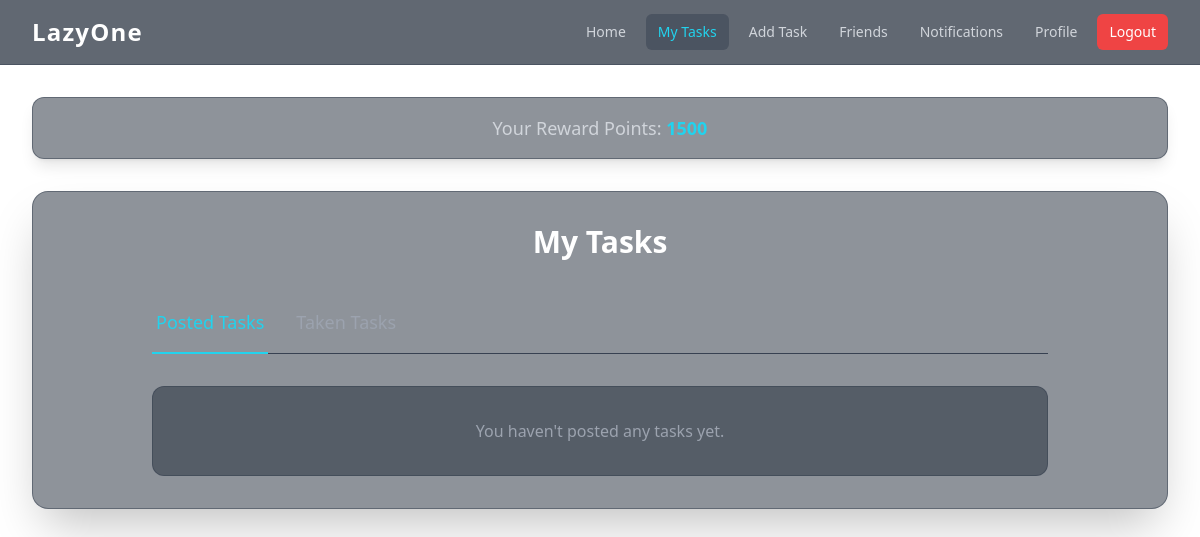
Before: /my_tasks/ (signed in) with the older database file.
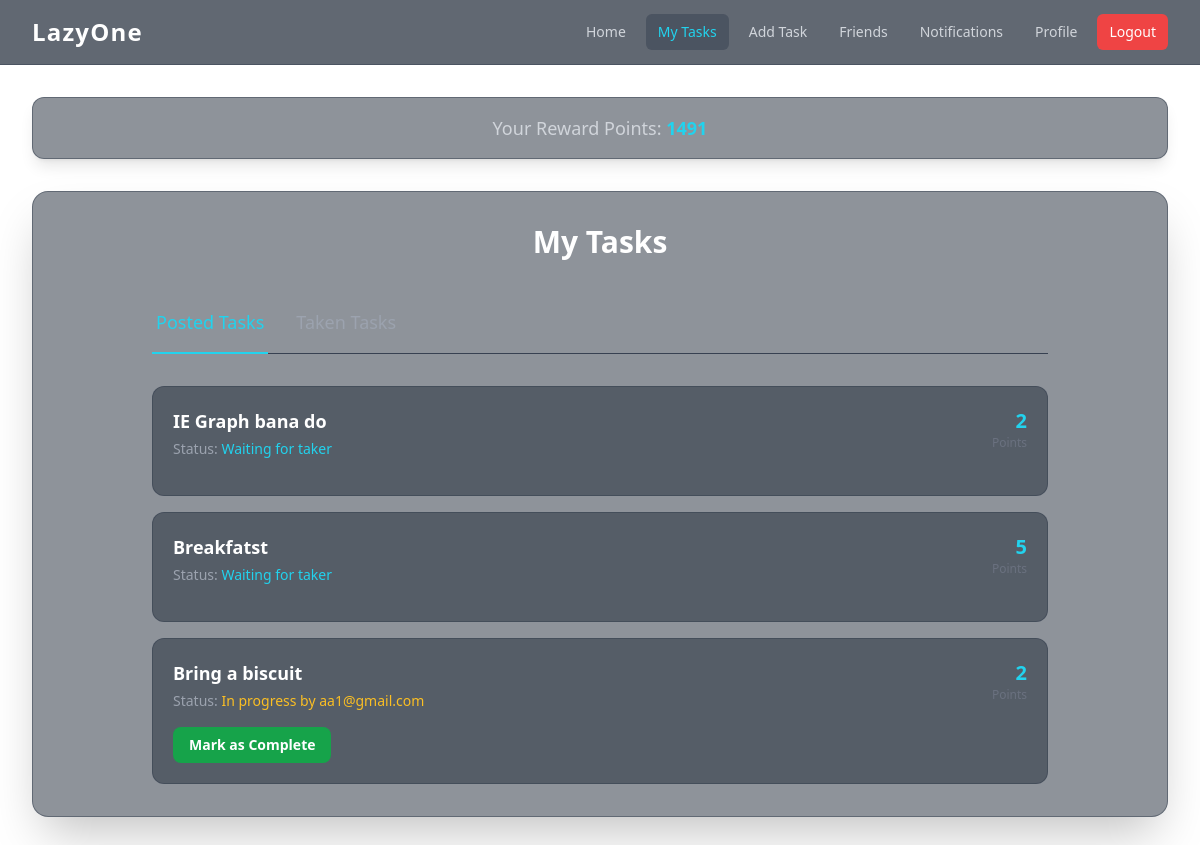
After: the same page with the newer database file.
### basic/models.py (models this page shows, shortened)
class Task(models.Model):
    title = models.CharField(max_length=200)
    description = models.TextField()
    reward = models.PositiveIntegerField()
    posted_by = models.ForeignKey(User, on_delete=models.CASCADE, related_name='posted_tasks')
    created_at = models.DateTimeField(auto_now_add=True)
    is_taken = models.BooleanField(default=False)
    taken_by = models.ForeignKey(User, on_delete=models.SET_NULL, null=True, blank=True, related_name='taken_tasks')
    is_completed = models.BooleanField(default=False)

### basic/views.py (the view)
# urls.py: path('my_tasks/', views.my_tasks, name='my_tasks'),
@login_required(login_url='/login')
def my_tasks(request):
    posted_tasks = Task.objects.filter(posted_by=request.user).order_by('-created_at')
    taken_tasks = Task.objects.filter(taken_by=request.user).order_by('-created_at')
    return render(request, 'my_tasks.html', {'posted_tasks': posted_tasks, 'taken_tasks': taken_tasks})

### basic/context_processors.py (called while the page is built)
def firebase_keys(request):
    return {
        'FIREBASE_API_KEY': settings.FIREBASE_API_KEY,
        'FIREBASE_AUTH_DOMAIN': settings.FIREBASE_AUTH_DOMAIN,
        'FIREBASE_PROJECT_ID': settings.FIREBASE_PROJECT_ID,
        'FIREBASE_STORAGE_BUCKET': settings.FIREBASE_STORAGE_BUCKET,
        'FIREBASE_MESSAGING_SENDER_ID': settings.FIREBASE_MESSAGING_SENDER_ID,
        'FIREBASE_APP_ID': settings.FIREBASE_APP_ID,
    }

### basic/templates/my_tasks.html (shortened to what this page needs)
{% extends 'base.html' %}
{% block content %}
<div class="max-w-4xl mx-auto">
    <h2 class="text-3xl font-bold text-white mb-8 text-center">My Tasks</h2>
    <div class="mb-8">
        <div class="border-b border-gray-700">
            <nav class="-mb-px flex space-x-6" aria-label="Tabs">
                <button id="tab-posted" class="whitespace-nowrap py-4 px-1 border-b-2 font-medium text-lg text-cyan-400 border-cyan-400">
                </button>
                <button id="tab-taken" class="whitespace-nowrap py-4 px-1 border-b-2 font-medium text-lg text-gray-400 hover:text-white hover:border-gray-300 border-transparent">
                </button>
            </nav>
        </div>
    </div>
    <div id="content-posted" class="space-y-4">
        {% for task in posted_tasks %}
            <div class="bg-gray-800/50 border border-gray-700/50 rounded-xl p-5 transition-all duration-300 hover:shadow-cyan-500/20 hover:shadow-lg hover:border-cyan-500/50">
                <div class="flex justify-between items-start">
                    <div>
                        <h3 class="text-lg font-bold text-white">{{ task.title }}</h3>
                        <p class="text-sm text-gray-400 mt-1">
                            Status:
                            {% if task.is_completed %}<span class="text-green-400">Completed by {{ task.taken_by.username }}</span>
                            {% elif task.is_taken %}<span class="text-amber-400">In progress by {{ task.taken_by.username }}</span>
                            {% else %}<span class="text-cyan-400">Waiting for taker</span>
                            {% endif %}
                        </p>
                    </div>
                    <div class="text-right flex-shrink-0 ml-4">
                        <p class="text-xl font-semibold text-cyan-400">{{ task.reward }}</p>
                        <p class="text-xs text-gray-500">Points</p>
                    </div>
                </div>
                <div class="mt-4 flex items-center space-x-3">
                    {% if task.is_completed %}
                        {% if task.conversation %}
                            <a href="{% url 'chat_view' task.conversation.id %}" class="inline-block bg-gray-600 text-white font-semibold px-4 py-2 rounded-lg hover:bg-gray-500 transition-colors text-sm">View Chat</a>
                        {% endif %}
                    {% elif task.is_taken %}
                        <a href="{% url 'complete_task' task.id %}" class="inline-block bg-green-600 text-white font-semibold px-4 py-2 rounded-lg hover:bg-green-500 transition-colors text-sm">Mark as Complete</a>
                    {% endif %}
                </div>
            </div>
        {% empty %}
            <div class="bg-gray-800/50 border border-gray-700/50 rounded-xl p-8 text-center">
                <p class="text-gray-400">You haven't posted any tasks yet.</p>
            </div>
        {% endfor %}
    </div>
</div>
{% endblock %}

### basic/templates/base.html (shortened to what this page needs)
<!DOCTYPE html>
<html lang="en">
<head>
    <script src="https://cdn.tailwindcss.com"></script>
</head>
<body class="font-sans antialiased text-gray-200">
    <div id="vanta-bg"></div>
    <nav class="bg-gray-800/70 backdrop-blur-lg border-b border-gray-700/50 sticky top-0 z-50">
        <div class="max-w-7xl mx-auto px-4 sm:px-6 lg:px-8">
            <div class="flex justify-between items-center h-16">
                <div class="flex-shrink-0">
                    <a href="{% url 'home' %}" class="text-2xl font-bold text-white tracking-wider">LazyOne</a>
                </div>
                <div class="hidden md:flex md:items-center md:space-x-2">
                    <a href="{% url 'home' %}" class="px-3 py-2 rounded-md text-sm font-medium transition-colors duration-200 {% if request.resolver_match.url_name == 'home' %}text-cyan-400 bg-gray-700/50{% else %}text-gray-300 hover:bg-gray-700/50 hover:text-white{% endif %}">Home</a>
                    {% if user.is_authenticated %}
                        <a href="{% url 'my_tasks' %}" class="px-3 py-2 rounded-md text-sm font-medium transition-colors duration-200 {% if request.resolver_match.url_name == 'my_tasks' %}text-cyan-400 bg-gray-700/50{% else %}text-gray-300 hover:bg-gray-700/50 hover:text-white{% endif %}">My Tasks</a>
                        <a href="{% url 'add_task' %}" class="px-3 py-2 rounded-md text-sm font-medium transition-colors duration-200 {% if request.resolver_match.url_name == 'add_task' %}text-cyan-400 bg-gray-700/50{% else %}text-gray-300 hover:bg-gray-700/50 hover:text-white{% endif %}">Add Task</a>
                        <a href="{% url 'friends' %}" class="px-3 py-2 rounded-md text-sm font-medium transition-colors duration-200 {% if request.resolver_match.url_name == 'friends' %}text-cyan-400 bg-gray-700/50{% else %}text-gray-300 hover:bg-gray-700/50 hover:text-white{% endif %}">Friends</a>
                        <a href="{% url 'notifications' %}" class="px-3 py-2 rounded-md text-sm font-medium transition-colors duration-200 {% if request.resolver_match.url_name == 'notifications' %}text-cyan-400 bg-gray-700/50{% else %}text-gray-300 hover:bg-gray-700/50 hover:text-white{% endif %}">Notifications</a>
                        <a href="{% url 'profile' %}" class="px-3 py-2 rounded-md text-sm font-medium transition-colors duration-200 {% if request.resolver_match.url_name == 'profile' %}text-cyan-400 bg-gray-700/50{% else %}text-gray-300 hover:bg-gray-700/50 hover:text-white{% endif %}">Profile</a>
                        <a href="{% url 'logout' %}" class="bg-red-500 hover:bg-red-600 text-white px-3 py-2 rounded-md text-sm font-medium transition-colors duration-200 ml-4">Logout</a>
                    {% else %}
                        <a href="{% url 'login_page' %}" class="bg-cyan-500 hover:bg-cyan-600 text-white px-4 py-2 rounded-md text-sm font-medium transition-colors duration-200 ml-4">Login</a>
                    {% endif %}
                </div>
            </div>
        </div>
    </nav>
    <main class="relative z-10 max-w-7xl mx-auto px-4 sm:px-6 lg:px-8 py-8">
        {% if user.is_authenticated and user.userprofile %}
            <div class="bg-gray-800/50 backdrop-blur-lg p-4 rounded-xl mb-8 text-center shadow-lg border border-gray-700/50">
                <p class="text-lg text-gray-300">Your Reward Points: <strong class="text-cyan-400 font-semibold">{{ request.user.userprofile.rewards }}</strong></p>
            </div>
        {% endif %}
        <div class="bg-gray-800/50 backdrop-blur-lg p-6 sm:p-8 rounded-2xl shadow-2xl border border-gray-700/50">
            {% block content %}
            {% endblock content %}
        </div>
    </main>
</body>
</html>

### basic/templates/base.html (style rules this page uses)
#vanta-bg { position: fixed; top: 0; left: 0; width: 100%; height: 100%; z-index: -1; }

Changed rows visible on the page:
added Task: title "IE Graph bana do", is_completed "Waiting for taker", reward "2"
added Task: title "Breakfatst", is_completed "Waiting for taker", reward "5"
added Task: title "Bring a biscuit", taken_by.username "aa1@gmail.com", reward "2", is_completed "Mark as Complete"
Other visible differences:
text no longer shown: "You haven't posted any tasks yet."
